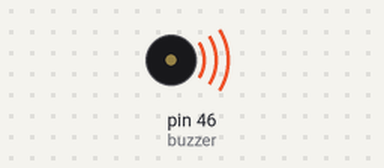
The sketch below on a simulated Arduino Mega 2560, built with avr-gcc and run on an emulated ATmega2560. Shown: buzzer (waves = sounding).

Above: at 0.14 s.
Timing chart, 0 to 3.0 s (numbered marks = the images above):
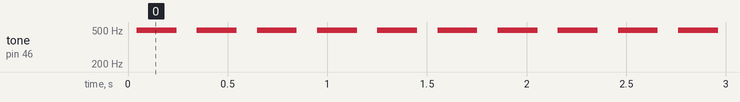

Measured:
- by itself, tone on pin 46 (buzzer): alternates 495 Hz for 0.20 s and silent for 0.10 s

The sketch:

beep.ino
```cpp
int buzzer = 46; // set the buzzer control digital IO pin

void setup() {
  pinMode(buzzer, OUTPUT); // set pin 8 as output
}

void loop() {
  for (int j = 0; j < 100; j++) { //make another sound
    digitalWrite(buzzer, HIGH);
    delay(1);
    digitalWrite(buzzer, LOW);
    delay(1);
  }
  delay(100);
}
```
